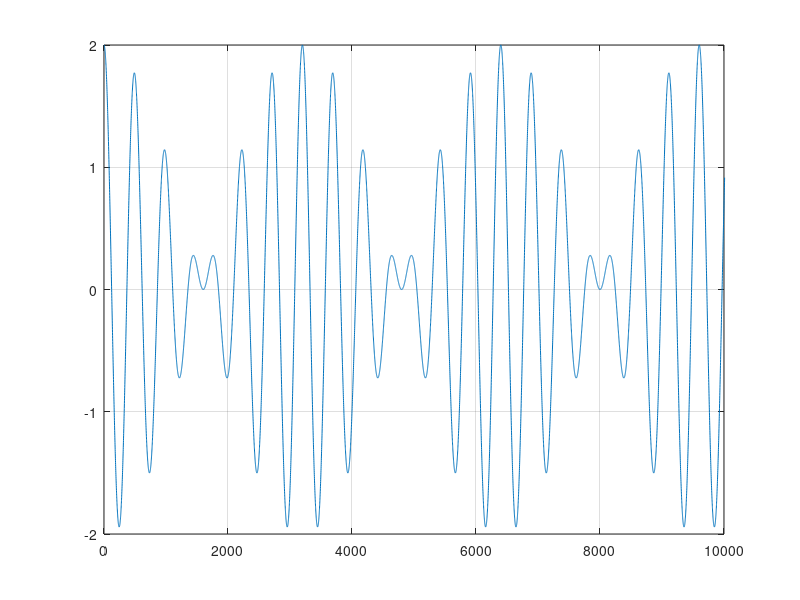
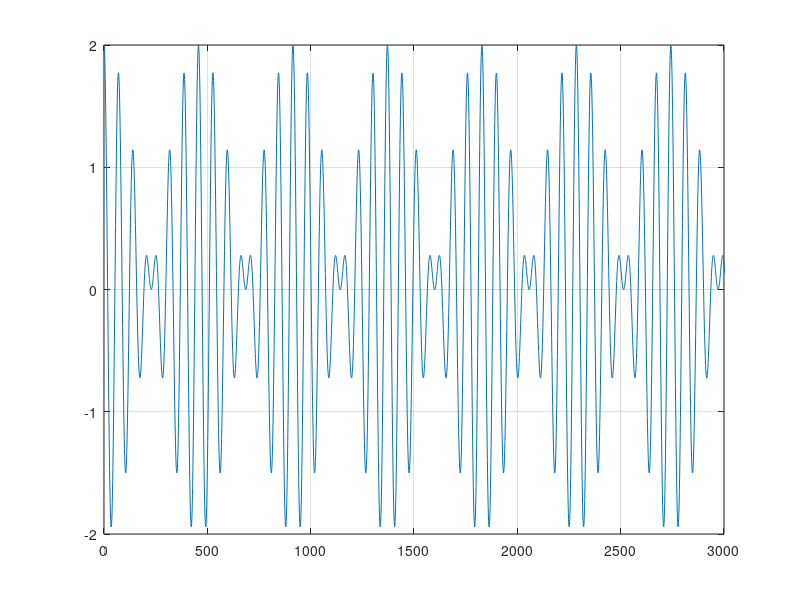

MATLAB code to generate these figures, in order: (Note: this script raises an error after producing the figures.)
samplerate = 16e3;
t = (0:1/samplerate:2)';

% Frequências
f1 = 30;
f2 = 35;

x = cos(2*pi*f1*t) + cos(2*pi*f2*t);
% Q1.2 - Parte 1
% vetor de índices (amostras)
n = 0:length(x)-1;
figure;
plot(n, x); grid on;
xlim([0 10000]);

% Q1.2 - Parte 2
y = downsample(x,7);
n = 0:length(y)-1;
figure;
plot(n, y); grid on;
xlim([0 3000]);    % ajusta a teu gosto

% Encontrar picos
[py, locs] = findpeaks(y, 'MinPeakHeight', max(y)*1);

% Calcular diferenças entre picos consecutivos
difs = diff(locs);

fprintf("\n--- ANÁLISE DO SINAL DIZIMADO y[k] ---\n");
fprintf("Primeiros 8 períodos observados: ");
disp(difs(1:8)');